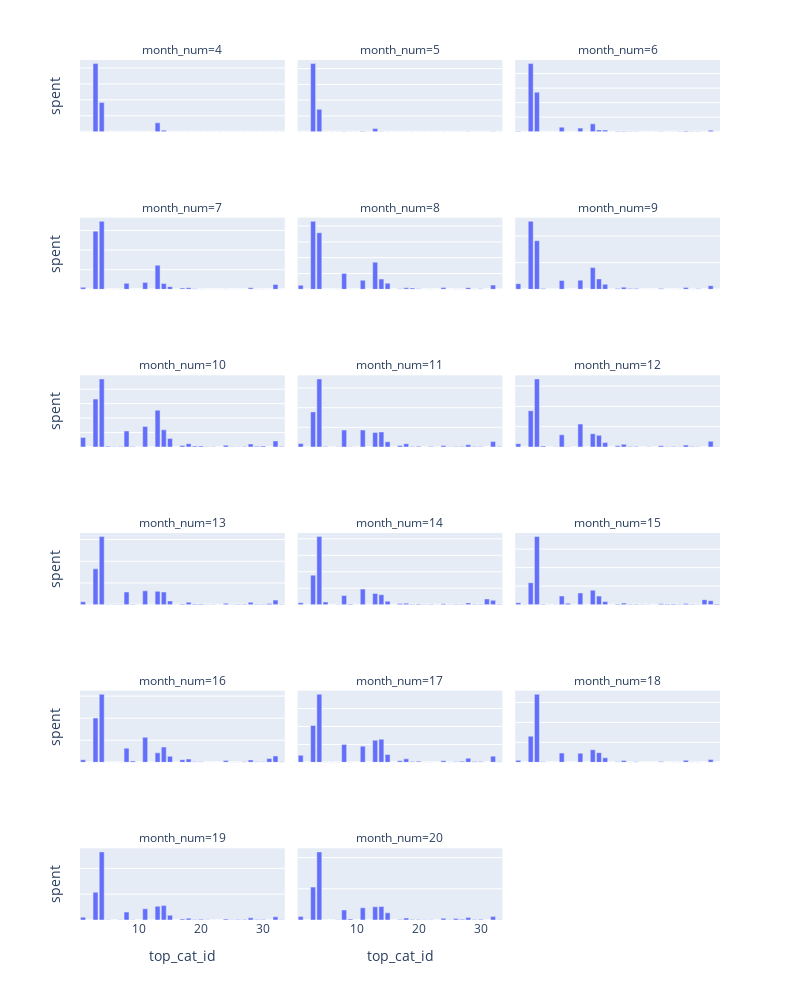

Notebook code cell kept with this figure:
### Code cell
df = (baskets.groupby(['top_cat_id','month_num'])
    ['spent']
    .sum()
    .reset_index()
)    
fig = px.bar(df, x='top_cat_id', y='spent',
              facet_col='month_num', facet_col_wrap=3,
              facet_row_spacing=0.10,
              width=800, height=1000)
#fig.update_layout(margin=dict(t=30))
fig.update_yaxes(matches=None, showticklabels=False)

### Figure 1 — Plotly figure (JSON) as saved in the notebook; plotly's stock layout.template omitted (floating-point values rounded to 4 significant figures)
{"data": [{"alignmentgroup": "True", "hovertemplate": "month_num=4<br>top_cat_id=%{x}<br>spent=%{y}<extra></extra>", "legendgroup": "", "marker": {"color": "#636efa", "pattern": {"shape": ""}}, "name": "", "offsetgroup": "", "orientation": "v", "showlegend": false, "textposition": "auto", "type": "bar", "x": [1, 2, 3, 4, 5, 6, 7, 8, 9, 10, 11, 12, 13, 14, 15, 16, 17, 18, 19, 20, 21, 22, 23, 24, 25, 26, 27, 28, 29, 30, 31, 32, 33], "xaxis": "x16", "y": [0, 0, 2137925000, 913167500, 0, 0, 0, 0, 0, 0, 0, 0, 276787500, 46800000, 0, 0, 0, 0, 0, 0, 0, 0, 0, 0, 0, 0, 0, 0, 0, 0, 0, 0, 0], "yaxis": "y16"}, {"alignmentgroup": "True", "hovertemplate": "month_num=5<br>top_cat_id=%{x}<br>spent=%{y}<extra></extra>", "legendgroup": "", "marker": {"color": "#636efa", "pattern": {"shape": ""}}, "name": "", "offsetgroup": "", "orientation": "v", "showlegend": false, "textposition": "auto", "type": "bar", "x": [1, 2, 3, 4, 5, 6, 7, 8, 9, 10, 11, 12, 13, 14, 15, 16, 17, 18, 19, 20, 21, 22, 23, 24, 25, 26, 27, 28, 29, 30, 31, 32, 33], "xaxis": "x17", "y": [931000, 0, 4320529000, 1421496500, 0, 0, 0, 11476500, 0, 0, 24045500, 0, 193135000, 5062000, 1040000, 0, 0, 757000, 0, 754400, 0, 0, 330000, 0, 0, 0, 1697500, 4719000, 1001000, 122500, 0, 4173500, 436000], "yaxis": "y17"}, {"alignmentgroup": "True", "hovertemplate": "month_num=6<br>top_cat_id=%{x}<br>spent=%{y}<extra></extra>", "legendgroup": "", "marker": {"color": "#636efa", "pattern": {"shape": ""}}, "name": "", "offsetgroup": "", "orientation": "v", "showlegend": false, "textposition": "auto", "type": "bar", "x": [1, 2, 3, 4, 5, 6, 7, 8, 9, 10, 11, 12, 13, 14, 15, 16, 17, 18, 19, 20, 21, 22, 23, 24, 25, 26, 27, 28, 29, 30, 31, 32, 33], "xaxis": "x18", "y": [33171500, 0, 4687218000, 2717135171, 0, 0, 1992000, 309312500, 0, 981000, 244287300, 0, 541520000, 118254250, 110284000, 0, 22772000, 29824000, 4041000, 7584400, 612000, 796000, 330000, 9553000, 0, 1235500, 10928500, 39330000, 7511000, 5166000, 0, 93281000, 1319000], "yaxis": "y18"}, {"alignmentgroup": "True", "hovertemplate": "month_num=7<br>top_cat_id=%{x}<br>spent=%{y}<extra></extra>", "legendgroup": "", "marker": {"color": "#636efa", "pattern": {"shape": ""}}, "name": "", "offsetgroup": "", "orientation": "v", "showlegend": false, "textposition": "auto", "type": "bar", "x": [1, 2, 3, 4, 5, 6, 7, 8, 9, 10, 11, 12, 13, 14, 15, 16, 17, 18, 19, 20, 21, 22, 23, 24, 25, 26, 27, 28, 29, 30, 31, 32, 33], "xaxis": "x13", "y": [51266000, 0, 1482333500, 1734250500, 0, 1883000, 5954500, 152606750, 813000, 350000, 177122000, 0, 614632000, 148514400, 68556500, 0, 31661500, 41422000, 15541000, 8674900, 1948000, 1095000, 0, 9847500, 1631000, 1829500, 3785000, 37554500, 7655700, 6286000, 0, 125969500, 3179000], "yaxis": "y13"}, {"alignmentgroup": "True", "hovertemplate": "month_num=8<br>top_cat_id=%{x}<br>spent=%{y}<extra></extra>", "legendgroup": "", "marker": {"color": "#636efa", "pattern": {"shape": ""}}, "name": "", "offsetgroup": "", "orientation": "v", "showlegend": false, "textposition": "auto", "type": "bar", "x": [1, 2, 3, 4, 5, 6, 7, 8, 9, 10, 11, 12, 13, 14, 15, 16, 17, 18, 19, 20, 21, 22, 23, 24, 25, 26, 27, 28, 29, 30, 31, 32, 33], "xaxis": "x14", "y": [127930500, 0, 2151277000, 1787783650, 0, 3130000, 13580200, 503824450, 3685000, 0, 287570903, 0, 859814500, 324495450, 195124000, 0, 21611500, 46975100, 40858000, 19354800, 5249000, 8347000, 0, 55618000, 2643500, 8162000, 8773500, 53439997, 10513500, 15684000, 0, 133092000, 4651000], "yaxis": "y14"}, {"alignmentgroup": "True", "hovertemplate": "month_num=9<br>top_cat_id=%{x}<br>spent=%{y}<extra></extra>", "legendgroup": "", "marker": {"color": "#636efa", "pattern": {"shape": ""}}, "name": "", "offsetgroup": "", "orientation": "v", "showlegend": false, "textposition": "auto", "type": "bar", "x": [1, 2, 3, 4, 5, 6, 7, 8, 9, 10, 11, 12, 13, 14, 15, 16, 17, 18, 19, 20, 21, 22, 23, 24, 25, 26, 27, 28, 29, 30, 31, 32, 33], "xaxis": "x15", "y": [212619750, 0, 2553426000, 1822373140, 35613000, 3130000, 6879500, 336094400, 7485000, 0, 344614560, 0, 815209300, 391662375, 192287660, 0, 30763000, 81364000, 27634190, 29259300, 2305000, 6750000, 0, 28802000, 1957300, 5723000, 11432400, 65885510, 15298000, 20495500, 0, 138902000, 13028000], "yaxis": "y15"}, {"alignmentgroup": "True", "hovertemplate": "month_num=10<br>top_cat_id=%{x}<br>spent=%{y}<extra></extra>", "legendgroup": "", "marker": {"color": "#636efa", "pattern": {"shape": ""}}, "name": "", "offsetgroup": "", "orientation": "v", "showlegend": false, "textposition": "auto", "type": "bar", "x": [1, 2, 3, 4, 5, 6, 7, 8, 9, 10, 11, 12, 13, 14, 15, 16, 17, 18, 19, 20, 21, 22, 23, 24, 25, 26, 27, 28, 29, 30, 31, 32, 33], "xaxis": "x10", "y": [665213750, 0, 3315057600, 4711804175, 54508500, 10955000, 29725000, 1107482950, 33865400, 0, 1424276850, 0, 2551049000, 1186612300, 584275500, 95500, 99895500, 229979500, 66916500, 71503200, 19749500, 12324000, 0, 122278000, 14690000, 22563000, 41347500, 207745600, 44778500, 68058500, 0, 421596500, 41552000], "yaxis": "y10"}, {"alignmentgroup": "True", "hovertemplate": "month_num=11<br>top_cat_id=%{x}<br>spent=%{y}<extra></extra>", "legendgroup": "", "marker": {"color": "#636efa", "pattern": {"shape": ""}}, "name": "", "offsetgroup": "", "orientation": "v", "showlegend": false, "textposition": "auto", "type": "bar", "x": [1, 2, 3, 4, 5, 6, 7, 8, 9, 10, 11, 12, 13, 14, 15, 16, 17, 18, 19, 20, 21, 22, 23, 24, 25, 26, 27, 28, 29, 30, 31, 32, 33], "xaxis": "x11", "y": [353034000, 0, 3574870400, 6930542450, 52223000, 7825000, 35858000, 1718942500, 34744000, 0, 1726588850, 0, 1477746000, 1531739850, 534521250, 95500, 153075000, 328880500, 61754000, 72870400, 8365500, 40653000, 2626000, 145981000, 21711000, 40670500, 38782794, 231190750, 45051000, 45774000, 0, 570020516, 53152000], "yaxis": "y11"}, {"alignmentgroup": "True", "hovertemplate": "month_num=12<br>top_cat_id=%{x}<br>spent=%{y}<extra></extra>", "legendgroup": "", "marker": {"color": "#636efa", "pattern": {"shape": ""}}, "name": "", "offsetgroup": "", "orientation": "v", "showlegend": false, "textposition": "auto", "type": "bar", "x": [1, 2, 3, 4, 5, 6, 7, 8, 9, 10, 11, 12, 13, 14, 15, 16, 17, 18, 19, 20, 21, 22, 23, 24, 25, 26, 27, 28, 29, 30, 31, 32, 33], "xaxis": "x12", "y": [319822000, 0, 3567992400, 6704649250, 100502000, 7825000, 20346000, 1201221500, 27868500, 0, 2261948900, 0, 1303890500, 1145049850, 435239500, 372000, 117836500, 265905500, 39549000, 38631100, 9243000, 24467000, 8446000, 130898000, 17497500, 36780000, 36218400, 184632500, 37151000, 29549500, 10575000, 554024000, 36534000], "yaxis": "y12"}, {"alignmentgroup": "True", "hovertemplate": "month_num=13<br>top_cat_id=%{x}<br>spent=%{y}<extra></extra>", "legendgroup": "", "marker": {"color": "#636efa", "pattern": {"shape": ""}}, "name": "", "offsetgroup": "", "orientation": "v", "showlegend": false, "textposition": "auto", "type": "bar", "x": [1, 2, 3, 4, 5, 6, 7, 8, 9, 10, 11, 12, 13, 14, 15, 16, 17, 18, 19, 20, 21, 22, 23, 24, 25, 26, 27, 28, 29, 30, 31, 32, 33], "xaxis": "x7", "y": [269493500, 0, 3298446000, 6270666350, 15863000, 4695000, 24421000, 1167980250, 36469500, 0, 1273102150, 0, 1225937000, 1161689750, 345829500, 124000, 57055000, 231432500, 58458000, 58404350, 12857000, 22759000, 2638000, 119488000, 19810500, 30970250, 39145500, 214656000, 44846000, 44699500, 97210000, 420512000, 27636000], "yaxis": "y7"}, {"alignmentgroup": "True", "hovertemplate": "month_num=14<br>top_cat_id=%{x}<br>spent=%{y}<extra></extra>", "legendgroup": "", "marker": {"color": "#636efa", "pattern": {"shape": ""}}, "name": "", "offsetgroup": "", "orientation": "v", "showlegend": false, "textposition": "auto", "type": "bar", "x": [1, 2, 3, 4, 5, 6, 7, 8, 9, 10, 11, 12, 13, 14, 15, 16, 17, 18, 19, 20, 21, 22, 23, 24, 25, 26, 27, 28, 29, 30, 31, 32, 33], "xaxis": "x8", "y": [235453000, 4120000, 3579261500, 8272613075, 332543000, 1640000, 25218500, 1112193750, 77505000, 0, 1894368500, 226000, 1360446000, 1208877600, 423867000, 343500, 143343500, 178548000, 64670500, 69563200, 21645600, 37053000, 3263500, 123260000, 13066000, 60561250, 37872300, 217450000, 40471500, 46159500, 698377000, 524576500, 43179000], "yaxis": "y8"}, {"alignmentgroup": "True", "hovertemplate": "month_num=15<br>top_cat_id=%{x}<br>spent=%{y}<extra></extra>", "legendgroup": "", "marker": {"color": "#636efa", "pattern": {"shape": ""}}, "name": "", "offsetgroup": "", "orientation": "v", "showlegend": false, "textposition": "auto", "type": "bar", "x": [1, 2, 3, 4, 5, 6, 7, 8, 9, 10, 11, 12, 13, 14, 15, 16, 17, 18, 19, 20, 21, 22, 23, 24, 25, 26, 27, 28, 29, 30, 31, 32, 33], "xaxis": "x9", "y": [209681997, 8240000, 2364261881, 7351000000.0, 57500500, 3778000, 13479000, 937788123, 149940528, 0, 1265400760, 226000, 1563321826, 923650365, 341984044, 725500, 62616979, 168514999, 39198500, 47763240, 17571104, 12624000, 1027500, 87820892, 63612420, 84504941, 31516732, 137005677, 37005708, 25131920, 542435451, 425248612, 75072500], "yaxis": "y9"}, {"alignmentgroup": "True", "hovertemplate": "month_num=16<br>top_cat_id=%{x}<br>spent=%{y}<extra></extra>", "legendgroup": "", "marker": {"color": "#636efa", "pattern": {"shape": ""}}, "name": "", "offsetgroup": "", "orientation": "v", "showlegend": false, "textposition": "auto", "type": "bar", "x": [1, 2, 3, 4, 5, 6, 7, 8, 9, 10, 11, 12, 13, 14, 15, 16, 17, 18, 19, 20, 21, 22, 23, 24, 25, 26, 27, 28, 29, 30, 31, 32, 33], "xaxis": "x4", "y": [116273001, 7357996, 2007000000.0, 3085000000.0, 6369000, 1740500, 10012964, 643351570, 62149729, 0, 1136971483, 0, 431391749, 691134094, 276933767, 632000, 120900541, 149761451, 24286188, 28651760, 6634000, 4947500, 235000, 77939136, 10711328, 18739000, 23656500, 108533688, 27096186, 31961500, 172335000, 288569237, 30749650], "yaxis": "y4"}, {"alignmentgroup": "True", "hovertemplate": "month_num=17<br>top_cat_id=%{x}<br>spent=%{y}<extra></extra>", "legendgroup": "", "marker": {"color": "#636efa", "pattern": {"shape": ""}}, "name": "", "offsetgroup": "", "orientation": "v", "showlegend": false, "textposition": "auto", "type": "bar", "x": [1, 2, 3, 4, 5, 6, 7, 8, 9, 10, 11, 12, 13, 14, 15, 16, 17, 18, 19, 20, 21, 22, 23, 24, 25, 26, 27, 28, 29, 30, 31, 32, 33], "xaxis": "x5", "y": [197998500, 0, 1026690000, 1900688000, 12511000, 7046000, 6991000, 499729613, 6129500, 0, 451934050, 0, 617243850, 643629446, 220339250, 252000, 43416750, 97247460, 21780000, 32132500, 6151000, 7111000, 144500, 47221040, 12615500, 12891250, 27715000, 116126278, 22202000, 24017500, 3036000, 172987252, 17426600], "yaxis": "y5"}, {"alignmentgroup": "True", "hovertemplate": "month_num=18<br>top_cat_id=%{x}<br>spent=%{y}<extra></extra>", "legendgroup": "", "marker": {"color": "#636efa", "pattern": {"shape": ""}}, "name": "", "offsetgroup": "", "orientation": "v", "showlegend": false, "textposition": "auto", "type": "bar", "x": [1, 2, 3, 4, 5, 6, 7, 8, 9, 10, 11, 12, 13, 14, 15, 16, 17, 18, 19, 20, 21, 22, 23, 24, 25, 26, 27, 28, 29, 30, 31, 32, 33], "xaxis": "x6", "y": [99578000, 0, 1308957000, 3407787886, 25961000, 1906500, 5410500, 463418712, 7860500, 0, 455611312, 0, 630967775, 483974336, 230003844, 478960, 33897000, 89389700, 16690000.0, 27268000, 2147000, 5499000, 701000, 40742000, 5950500, 12871500, 13792500, 101497500, 21695213, 18952500, 1985000, 137645500, 10131000], "yaxis": "y6"}, {"alignmentgroup": "True", "hovertemplate": "month_num=19<br>top_cat_id=%{x}<br>spent=%{y}<extra></extra>", "legendgroup": "", "marker": {"color": "#636efa", "pattern": {"shape": ""}}, "name": "", "offsetgroup": "", "orientation": "v", "showlegend": false, "textposition": "auto", "type": "bar", "x": [1, 2, 3, 4, 5, 6, 7, 8, 9, 10, 11, 12, 13, 14, 15, 16, 17, 18, 19, 20, 21, 22, 23, 24, 25, 26, 27, 28, 29, 30, 31, 32, 33], "xaxis": "x", "y": [109236500, 0, 1074515200, 2636946162, 12520000, 0, 7184500, 304878916, 5373500, 0, 434879384, 0, 530411750, 557613050, 182741500, 0, 40101500, 71883000, 18661500, 33120488, 4729000, 4025000, 229000, 38663500, 9536000, 21638000, 17650500, 83617500, 19106000, 15159500, 2838000, 123440000, 7566500], "yaxis": "y"}, {"alignmentgroup": "True", "hovertemplate": "month_num=20<br>top_cat_id=%{x}<br>spent=%{y}<extra></extra>", "legendgroup": "", "marker": {"color": "#636efa", "pattern": {"shape": ""}}, "name": "", "offsetgroup": "", "orientation": "v", "showlegend": false, "textposition": "auto", "type": "bar", "x": [1, 2, 3, 4, 5, 6, 7, 8, 9, 10, 11, 12, 13, 14, 15, 16, 17, 18, 19, 20, 21, 22, 23, 24, 25, 26, 27, 28, 29, 30, 31, 32, 33], "xaxis": "x2", "y": [55093500, 0, 526798000, 1090945372, 0, 0, 4042000, 160118350, 16678000, 0, 195607000, 0, 211385000, 216133600, 115178500, 63000, 8271000, 31643000, 6173000, 8556000, 2080000, 2987000, 0, 26538000, 4195500, 22328500, 11152000, 41285600, 8166000, 11446500, 200000, 54086500, 3173500], "yaxis": "y2"}], "layout": {"annotations": [{"font": {}, "showarrow": false, "text": "month_num=19", "x": 0.16, "xanchor": "center", "xref": "paper", "y": 0.08333, "yanchor": "bottom", "yref": "paper"}, {"font": {}, "showarrow": false, "text": "month_num=20", "x": 0.5, "xanchor": "center", "xref": "paper", "y": 0.08333, "yanchor": "bottom", "yref": "paper"}, {"font": {}, "showarrow": false, "text": "month_num=16", "x": 0.16, "xanchor": "center", "xref": "paper", "y": 0.2667, "yanchor": "bottom", "yref": "paper"}, {"font": {}, "showarrow": false, "text": "month_num=17", "x": 0.5, "xanchor": "center", "xref": "paper", "y": 0.2667, "yanchor": "bottom", "yref": "paper"}, {"font": {}, "showarrow": false, "text": "month_num=18", "x": 0.84, "xanchor": "center", "xref": "paper", "y": 0.2667, "yanchor": "bottom", "yref": "paper"}, {"font": {}, "showarrow": false, "text": "month_num=13", "x": 0.16, "xanchor": "center", "xref": "paper", "y": 0.45, "yanchor": "bottom", "yref": "paper"}, {"font": {}, "showarrow": false, "text": "month_num=14", "x": 0.5, "xanchor": "center", "xref": "paper", "y": 0.45, "yanchor": "bottom", "yref": "paper"}, {"font": {}, "showarrow": false, "text": "month_num=15", "x": 0.84, "xanchor": "center", "xref": "paper", "y": 0.45, "yanchor": "bottom", "yref": "paper"}, {"font": {}, "showarrow": false, "text": "month_num=10", "x": 0.16, "xanchor": "center", "xref": "paper", "y": 0.6333, "yanchor": "bottom", "yref": "paper"}, {"font": {}, "showarrow": false, "text": "month_num=11", "x": 0.5, "xanchor": "center", "xref": "paper", "y": 0.6333, "yanchor": "bottom", "yref": "paper"}, {"font": {}, "showarrow": false, "text": "month_num=12", "x": 0.84, "xanchor": "center", "xref": "paper", "y": 0.6333, "yanchor": "bottom", "yref": "paper"}, {"font": {}, "showarrow": false, "text": "month_num=7", "x": 0.16, "xanchor": "center", "xref": "paper", "y": 0.8167, "yanchor": "bottom", "yref": "paper"}, {"font": {}, "showarrow": false, "text": "month_num=8", "x": 0.5, "xanchor": "center", "xref": "paper", "y": 0.8167, "yanchor": "bottom", "yref": "paper"}, {"font": {}, "showarrow": false, "text": "month_num=9", "x": 0.84, "xanchor": "center", "xref": "paper", "y": 0.8167, "yanchor": "bottom", "yref": "paper"}, {"font": {}, "showarrow": false, "text": "month_num=4", "x": 0.16, "xanchor": "center", "xref": "paper", "y": 1, "yanchor": "bottom", "yref": "paper"}, {"font": {}, "showarrow": false, "text": "month_num=5", "x": 0.5, "xanchor": "center", "xref": "paper", "y": 1, "yanchor": "bottom", "yref": "paper"}, {"font": {}, "showarrow": false, "text": "month_num=6", "x": 0.84, "xanchor": "center", "xref": "paper", "y": 1, "yanchor": "bottom", "yref": "paper"}], "barmode": "relative", "height": 1000, "legend": {"tracegroupgap": 0}, "margin": {"t": 60}, "width": 800, "xaxis": {"anchor": "y", "domain": [0, 0.32], "title": {"text": "top_cat_id"}}, "xaxis10": {"anchor": "y10", "domain": [0, 0.32], "matches": "x", "showticklabels": false}, "xaxis11": {"anchor": "y11", "domain": [0.34, 0.66], "matches": "x", "showticklabels": false}, "xaxis12": {"anchor": "y12", "domain": [0.68, 1.0], "matches": "x", "showticklabels": false}, "xaxis13": {"anchor": "y13", "domain": [0, 0.32], "matches": "x", "showticklabels": false}, "xaxis14": {"anchor": "y14", "domain": [0.34, 0.66], "matches": "x", "showticklabels": false}, "xaxis15": {"anchor": "y15", "domain": [0.68, 1.0], "matches": "x", "showticklabels": false}, "xaxis16": {"anchor": "y16", "domain": [0, 0.32], "matches": "x", "showticklabels": false}, "xaxis17": {"anchor": "y17", "domain": [0.34, 0.66], "matches": "x", "showticklabels": false}, "xaxis18": {"anchor": "y18", "domain": [0.68, 1.0], "matches": "x", "showticklabels": false}, "xaxis2": {"anchor": "y2", "domain": [0.34, 0.66], "matches": "x", "title": {"text": "top_cat_id"}}, "xaxis3": {"anchor": "y3", "domain": [0.68, 1.0], "matches": "x", "title": {"text": "top_cat_id"}}, "xaxis4": {"anchor": "y4", "domain": [0, 0.32], "matches": "x", "showticklabels": false}, "xaxis5": {"anchor": "y5", "domain": [0.34, 0.66], "matches": "x", "showticklabels": false}, "xaxis6": {"anchor": "y6", "domain": [0.68, 1.0], "matches": "x", "showticklabels": false}, "xaxis7": {"anchor": "y7", "domain": [0, 0.32], "matches": "x", "showticklabels": false}, "xaxis8": {"anchor": "y8", "domain": [0.34, 0.66], "matches": "x", "showticklabels": false}, "xaxis9": {"anchor": "y9", "domain": [0.68, 1.0], "matches": "x", "showticklabels": false}, "yaxis": {"anchor": "x", "domain": [0, 0.08333], "showticklabels": false, "title": {"text": "spent"}}, "yaxis10": {"anchor": "x10", "domain": [0.55, 0.6333], "showticklabels": false, "title": {"text": "spent"}}, "yaxis11": {"anchor": "x11", "domain": [0.55, 0.6333], "showticklabels": false}, "yaxis12": {"anchor": "x12", "domain": [0.55, 0.6333], "showticklabels": false}, "yaxis13": {"anchor": "x13", "domain": [0.7333, 0.8167], "showticklabels": false, "title": {"text": "spent"}}, "yaxis14": {"anchor": "x14", "domain": [0.7333, 0.8167], "showticklabels": false}, "yaxis15": {"anchor": "x15", "domain": [0.7333, 0.8167], "showticklabels": false}, "yaxis16": {"anchor": "x16", "domain": [0.9167, 1], "showticklabels": false, "title": {"text": "spent"}}, "yaxis17": {"anchor": "x17", "domain": [0.9167, 1], "showticklabels": false}, "yaxis18": {"anchor": "x18", "domain": [0.9167, 1], "showticklabels": false}, "yaxis2": {"anchor": "x2", "domain": [0, 0.08333], "showticklabels": false}, "yaxis3": {"anchor": "x3", "domain": [0, 0.08333], "showticklabels": false}, "yaxis4": {"anchor": "x4", "domain": [0.1833, 0.2667], "showticklabels": false, "title": {"text": "spent"}}, "yaxis5": {"anchor": "x5", "domain": [0.1833, 0.2667], "showticklabels": false}, "yaxis6": {"anchor": "x6", "domain": [0.1833, 0.2667], "showticklabels": false}, "yaxis7": {"anchor": "x7", "domain": [0.3667, 0.45], "showticklabels": false, "title": {"text": "spent"}}, "yaxis8": {"anchor": "x8", "domain": [0.3667, 0.45], "showticklabels": false}, "yaxis9": {"anchor": "x9", "domain": [0.3667, 0.45], "showticklabels": false}}}
